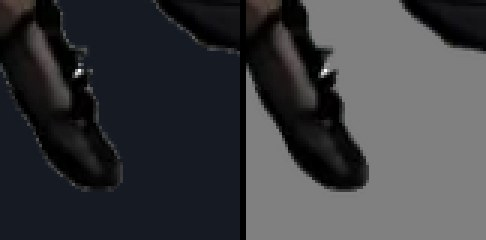
#> input picture reference/polish-report/clean-sweep/fringe_light_halo_light_halo_on_queen_anim_webp-proof.jpg, 486 x 240 px
$ python sheet.py ../../../reference/polish-report/clean-sweep/line_vertical_dark_line_canvas_blobField_drawSoil_.jpg ../../../reference/polish-report/clean-sweep/fringe_light_halo_light_halo_on_queen_anim_webp-proof.jpg ../../../reference/polish-report/clean-sweep/fringe_light_halo_light_halo_on_queen_anim_webp-proof.jpg
#> lines starting #> are read from the running program, lines starting #| are printed output that depends on the picture
"""ART-W2A show-first sheet: each cut take beside Matt's Happy pose (2x sheet size), then the same row at GAME size on 2-3's own still
(ENG-23 1-walk-land, dsf 2: 1.40 px per unit, a little one 33 units wide), and an upright-size crop.
    python3 -I tools/art/hfw2a/sheet.py <out.jpg> <title> <ref.png> <cut.png>...
"""
import sys
from PIL import Image, ImageDraw
out, title, ref, cuts = sys.argv[1], sys.argv[2], sys.argv[3], sys.argv[4:]
ims = [(p.split('/')[-1][:-4], Image.open(p).convert('RGBA')) for p in [ref] + cuts]
#> ims = 1 item
W = 33
refw = ims[0][1].width
#> refw = 486
# row 1: sheet size (each at its own sheet px, the same scale), on a mid backdrop tone
H1 = max(im.height for _, im in ims) + 30
#> H1 = 270
row1 = Image.new('RGBA', (sum(im.width + 20 for _, im in ims) + 20, H1), (150, 168, 132, 255))
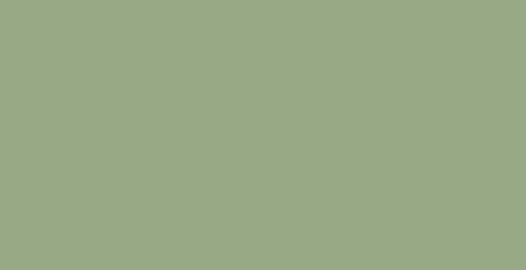
#> row1: PIL image 526x270 RGBA; mean R, G, B, A 150, 168, 132, 255
d = ImageDraw.Draw(row1); x = 20
for n, im in ims:
    row1.alpha_composite(im, (x, H1 - im.height - 4)); d.text((x, 2), n, fill=(0, 0, 0)); x += im.width + 20
#> this loop made 1 pass
#> x on pass 1: 526
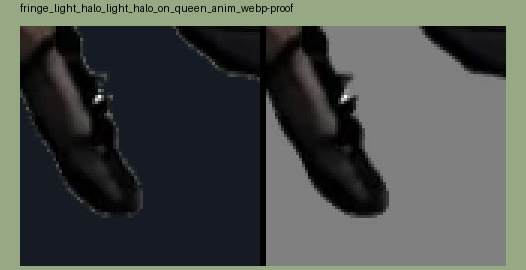
#> row1: PIL image 526x270 RGBA; mean R, G, B, A 74.9, 78.9, 75.1, 255
#> after the loop, x = 526
# rows 2-3: game size on the real 2-3 stills, each scaled as the Happy pose is drawn (33 units wide): sideways (915x412 dsf 2: 540 units
# tall, 1.526 px a unit; ground y 478) and upright (412x915 dsf 2: 440 units wide, 1.873 px a unit; ground y 1132)
def strip(still, pxu, box, ground):
#> (the run stopped early here; a loop or call above may not have finished)
